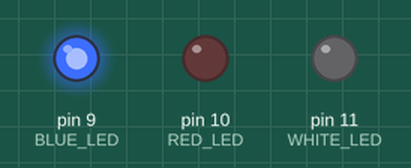
A sketch run on a simulated Arduino Uno, built with avr-gcc and run on an emulated ATmega328P. Parts: output pins drawn as LEDs (lit = HIGH).

Above: at 0.02 s.
At 2.97 s:
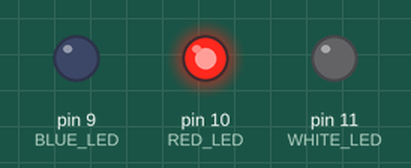
At 6.75 s:
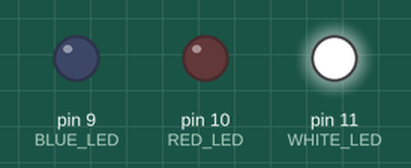
Timing chart, 0 to 7.2 s (numbered marks = the images above):
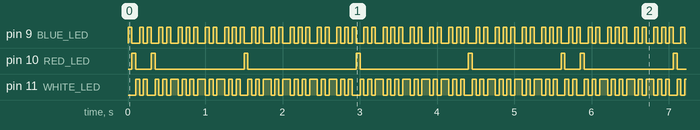

The sketch:

RGB-LED-House-Music.ino
```cpp
#include <avr/io.h>
#include <avr/interrupt.h>
#include <util/delay.h>

#define BLUE_LED PB1
#define RED_LED PB2
#define WHITE_LED PB3

volatile uint8_t beat_count = 0;

ISR(TIMER0_COMPA_vect) {
    beat_count++;
}

void initTimer() {
    TCCR0A = (1 << WGM01); // CTC mode
    OCR0A = 125;           // Set the compare value for 128 BPM
    TIMSK0 = (1 << OCIE0A); // Enable timer compare interrupt
    TCCR0B = (1 << CS02);   // Prescaler of 256, 16MHz / 256 = 62500 Hz
}

int main() {
    DDRB |= (1 << BLUE_LED) | (1 << RED_LED) | (1 << WHITE_LED);
    initTimer();
    sei(); // Enable global interrupts

    while (1) {
        if (beat_count % 2 == 0) {
            // Blue LED on kick
            PORTB |= (1 << BLUE_LED);
            _delay_ms(50); // Adjust the delay for visual effect
            PORTB &= ~(1 << BLUE_LED);
        }

        if (beat_count % 4 == 0) {
            // Red LED on snare
            PORTB |= (1 << RED_LED);
            _delay_ms(50); // Adjust the delay for visual effect
            PORTB &= ~(1 << RED_LED);
        }

        // White LED on every beat (hi-hat)
        PORTB |= (1 << WHITE_LED);
        _delay_ms(50); // Adjust the delay for visual effect
        PORTB &= ~(1 << WHITE_LED);
    }

    return 0;
}
```

Measured:
- by itself, pin 9 (BLUE_LED), pin 11 (WHITE_LED): alternates HIGH for 0.05 s and LOW for 0.05 s
- by itself, pin 10 (RED_LED): repeats every 5.6 s: LOW 0.20 s, HIGH 0.05 s, LOW 1.2 s, 2 × (HIGH 0.05 s, LOW 1.4 s), HIGH 0.05 s, LOW 1.2 s, HIGH 0.05 s
